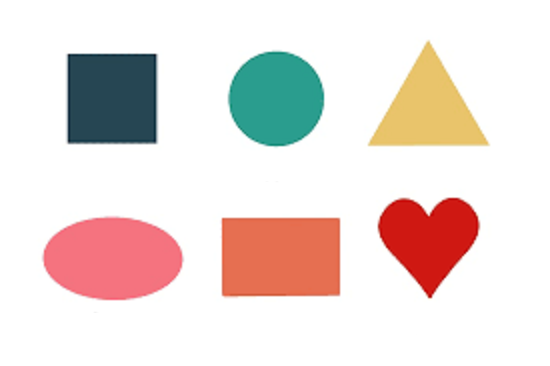
#> input picture Imagenes/shapes.png, 550 x 366 px
$ python edges.py
#> lines starting #> are read from the running program, lines starting #| are printed output that depends on the picture; after the words box and inside, x2 and y2 are one past the last pixel; in counts of white or black regions, pixels touching at a corner belong together
import cv2
import numpy as np

def main():
    print("Kanny Edge Detector")

    filename = './Imagenes/shapes.png'
    #Gray-level input
    src = cv2.imread(filename, cv2.IMREAD_GRAYSCALE)
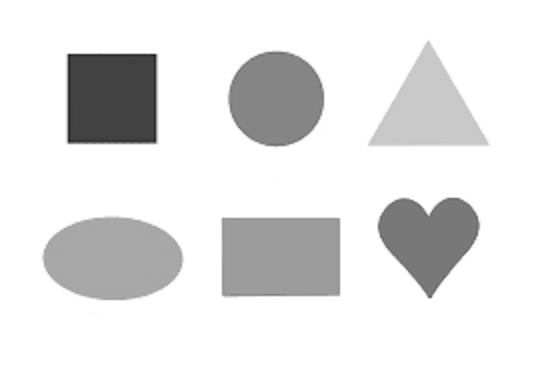
#> src: shape (366, 550); min 21, max 255, mean 228.3
    if src is None or src.size == 0:
        print("Error en el nombre o la carpeta de la imagen")
        return -1
    cv2.imshow("Imagen Original", src)

    # .. (INI) Codigo a probar

    blurred = cv2.GaussianBlur(src, (11, 11), 0)
    cv2.imshow("Blurred", blurred)

    edges = cv2.Canny(blurred, 30, 100)
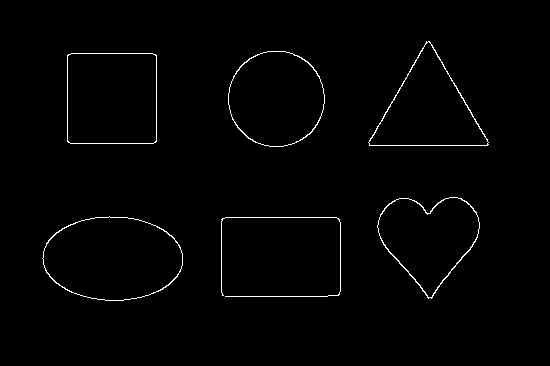
#> edges: shape (366, 550); 1.2% white in thin lines or dots, all inside (x1, y1, x2, y2) = (42, 41, 489, 301)
    cv2.imshow("Canny Edges", edges)

    # .. (FIN) Codigo a probar
    cv2.waitKey(0)
    cv2.destroyAllWindows()

if __name__ == "__main__":
    main()

$ run again, with Imagenes/smarties.png copied over Imagenes/shapes.png
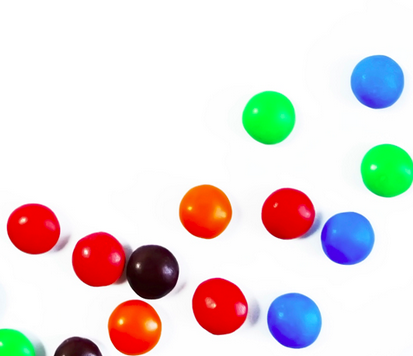
#> input picture Imagenes/smarties.png, 413 x 356 px
#> in main, `blurred = cv2.GaussianBlur(src, (11, 11), 0)`:
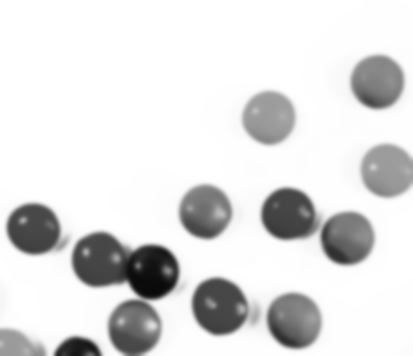
#> blurred: shape (356, 413); min 9, max 255, mean 222.6
#> in main, `edges = cv2.Canny(blurred, 30, 100)`:
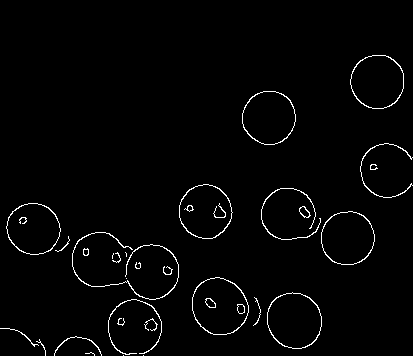
#> edges: shape (356, 413); 2% white in thin lines or dots, all inside (x1, y1, x2, y2) = (0, 55, 413, 356)
